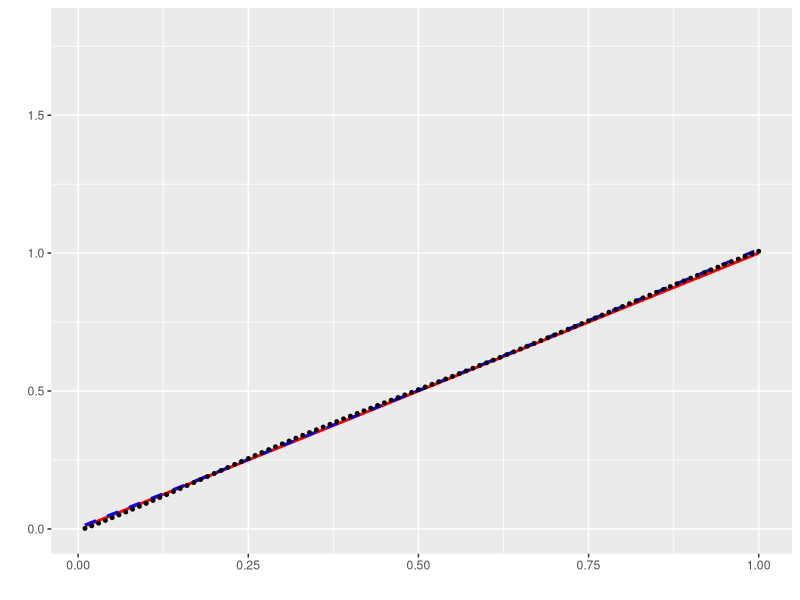
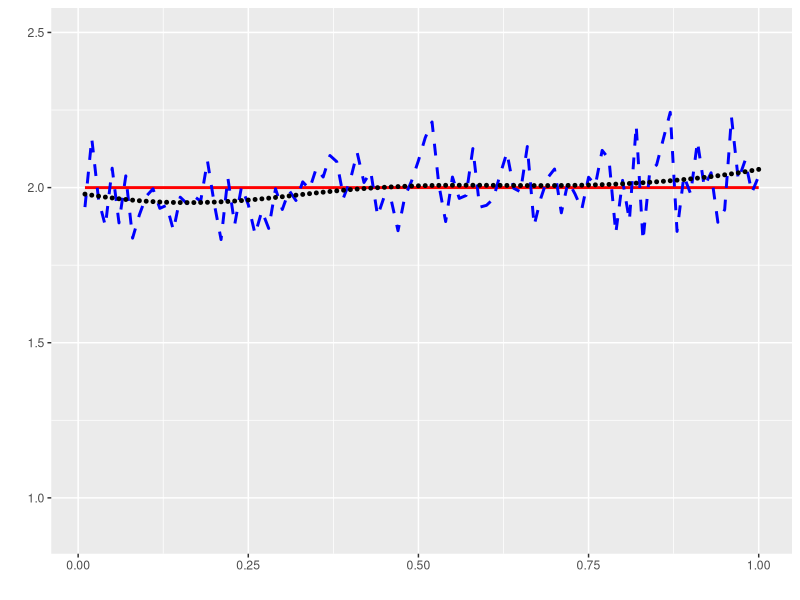

These charts were generated, in order, by the following R code:
library("ggplot2")
library("expm")
library("stats")
n=1000;#sample size
m=100;#sampling rate
d=2;#dimension
swit=0;#1 for switch and 0 for non-switch
#######generate G
#decimal to binary
tentotwo=function(x){
  if(x==0){
    return(0);
  }
  else{
    y=c();
    while(x!=1){
      y=c(y,x%%2);
      x=floor(x/2);
    }
    return(c(1,rev(y)));
  }
}
#G means the group and g means a matrix
G=array(0,c((2**d)*(factorial(d)),d,d));
G1=array(0,c(2**d,d,d));
G2=array(0,c(factorial(d),d,d));
#G1
for(i in 1:(2**d)){
  temp=tentotwo((2**d)-i);
  G1[i,,]=diag(c(array(0,d-length(temp)),temp)*2-1);
}
#G2
l=1;k=1;
temp=array(0,d);
while(k>0){
  flag=array(0,d+1);
  for(i in 1:(k-1)){
    flag[temp[i]]=1;
  }
  possi=d+1;
  for(i in 1:(d+1)){
    if((flag[i]==0)&(i>temp[k])){
      possi=i;
      break;
    }
  }
  if(possi<(d+1)){
    temp[k]=possi;
    if(k<d){
      k=k+1;
      next;
    }
    if(k==d){
      for(j in 1:d){
        G2[l,j,temp[j]]=1
      }
      l=l+1;
      temp[k]=0;
      k=k-1;
      next;
    }
  }else{
    temp[k]=0;
    k=k-1;
    next;
  }
}
#G
for(i in 1:(2**d)){
  for(j in 1:factorial(d)){
    G[(i-1)*factorial(d)+j,,]=G1[i,,]%*%G2[j,,];
  }
}

#find g such that d(A,Bg) reaches the minimum 
nearest=function(A,B,G,d){
  distance=100*d;
  bestg=0;
  I=diag(array(1,d));
  for(i in 1:((2**d)*(factorial(d)))){
    D=solve(A)%*%B%*%G[i,,];
    if((det(D)>0)&(norm((D-I),type='F')<0.9)){
      newdistance=norm(logm(D),type='F');
      if(distance>newdistance){
        bestg=i;
        distance=newdistance;
      }
    }
  }
  return(list(bestg=bestg,distance=distance));
}

#eigenvalue (lambda) for switch case
lambswitch=function(j,k){
  t=j/m;
  if(k==1){
    if((0<=t)&&(t<0.25)){
      return(1);
    }
    if((0.25<=t)&&(t<0.5)){
      return(2);
    }
    if((0.5<=t)&&(t<0.75)){
      return(1);
    }
    if((0.75<=t)&&(t<=1)){
      return(2);
    }
  }
  if(k==2){
    if((0<=t)&&(t<0.25)){
      return(2);
    }
    if((0.25<=t)&&(t<0.5)){
      return(1);
    }
    if((0.5<=t)&&(t<0.75)){
      return(2);
    }
    if((0.75<=t)&&(t<=1)){
      return(1);
    }
  }
  return(1);
}
#eigenvalue (lambda) for non-switch case
lambnonswitch=function(j,k){
  t=j/m;
  if(k==1){
    return(2);
  }
  if(k==2){
    return(1);
  }
}
#eigenvalue (lambda)
lamb=function(j,k,swit){
  #swit: 1 for switch and 0 for non-switch
  if(swit==1){
    return(lambswitch(j,k));
  }
  if(swit==0){
    return(lambnonswitch(j,k));
  }
}
    

#generate data
Y=array(0,c(n,m,d));#data
psi=array(0,c(n,m,d));#score
e=array(0,c(m,d,d));#eigen-frame
Var=array(0,c(m,d,d));#variance matrix
for(i in 1:n){
  for(j in 1:m){
    for(k in 1:d){
      psi[i,j,k]=rnorm(1,0,sqrt(lamb(j,k,swit)));
    }
  }
}
for(j in 1:m){
  t=j/m;
  #P(t_{j})=(e[j,,])^{t}
  e[j,1,1]=cos(t);
  e[j,1,2]=sin(t);
  e[j,2,1]=-sin(t);
  e[j,2,2]=cos(t);
}
for(i in 1:n){
  for(j in 1:m){
    for(k in 1:d){
      Y[i,j,]=Y[i,j,]+psi[i,j,k]*e[j,k,];
    }
  }
}
for(j in 1:m){
  Var[j,,]=var(Y[,j,]);
}

####################################method 1: one-step unrolling method
P=array(0,c(m,d,d));
hatD=array(0,c(m,d,d));
for(j in 1:m){
  P[j,,]=eigen(Var[j,,])$vectors;
  hatD[j,,]=diag(eigen(Var[j,,])$values);
}
#modify P such that PG is the new representative
PG=array(0,c(m,d,d));
DG=array(0,c(m,d,d));
I=diag(array(1,d));
PG[1,,]=P[1,,]%*%G[nearest(I,P[1,,],G,d)$bestg,,];
for(j in 2:m){
  bestg=nearest(PG[j-1,,],P[j,,],G,d)$bestg;
  if(bestg==0){
    print(j);break;
  }
  PG[j,,]=P[j,,]%*%G[bestg,,];
}
#DG is the estimate for eigenvalues
for(j in 1:m){
  DG[j,,]=t(PG[j,,])%*%Var[j,,]%*%PG[j,,];
}
#since S1 is flat, no parallel transport is needed 
#Euclidean smoothing spline can be directly applied
#calculate lambda by K-fold cross validation with K=5
foldnum=5;
validationindex=array(0,c(foldnum,m/foldnum));
estimaindex=array(0,c(foldnum,(m-m/foldnum)));
#the index of the validation group is random
permu=sort(runif(m,0,1),index.return=TRUE)$ix;
for(fold in 1:foldnum){
  validationindex[fold,]=sort(permu[(fold-1)*m/foldnum+c(1:(m/foldnum))]);
}
for(fold in 1:foldnum){
  estimaindex[fold,]=c(1:m)[-validationindex[fold,]];
}
lambdaselection=function(t,Y){
  lambdanumber=20;
  lambdalist=exp(c(1:lambdanumber))*(10**(-8));
  MSElambda=array(0,lambdanumber);
  for(lambdait in 1:lambdanumber){
    lambda=lambdalist[lambdait];
    for(fold in 1:foldnum){
      estimate=predict(smooth.spline(t[estimaindex[fold,]],Y[estimaindex[fold,]],lambda=lambda),t[validationindex[fold,]])
      MSElambda[lambdait]=MSElambda[lambdait]+sum((estimate$y-Y[validationindex[fold,]])**2);
    }
  }
  return(lambdalist[which.min(MSElambda)]);
}

roughhattheta1=array(0,m);
hattheta1=array(0,m);
for(j in 1:m){
  roughhattheta1[j]=acos(PG[j,1,1]);
}
#add K-fold
lambda=lambdaselection((c(1:m)/m),roughhattheta1);
cat(lambda,"\n")
hattheta1=smooth.spline((c(1:m)/m),roughhattheta1,lambda=lambda)$y;



###############################method 2: smoothing time-varying covariance method
#under HS norm, it is equivalent to smooth each coordinate separately
smoothVar=array(0,c(m,d,d));
smoothVar[,1,1]=smooth.spline((c(1:m)/m),Var[,1,1],cv=1)$y;
smoothVar[,1,2]=smooth.spline((c(1:m)/m),Var[,1,2],cv=1)$y;
smoothVar[,2,1]=smooth.spline((c(1:m)/m),Var[,2,1],cv=1)$y;
smoothVar[,2,2]=smooth.spline((c(1:m)/m),Var[,2,2],cv=1)$y;
hattheta2=array(0,m);
hatD2_1=array(0,m);
hatD2_2=array(0,m);
for(j in 1:m){
  temp=eigen(smoothVar[j,,]);
  hattheta2[j]=acos(abs((temp$vectors)[1,1]));
  hatD2_1[j]=temp$values[1];
  hatD2_2[j]=temp$values[2];
}



#plot hattheta1 and roughhattheta2
anchort=c(1:m)/m;
plotdata=data.frame(anchort,hattheta1,hattheta2);
ggplot(plotdata)+geom_path(aes(x=anchort,y=anchort),color="red",size=1)+
  geom_path(aes(x=anchort,y=hattheta1),color="blue",linetype="dashed",size=1)+
  geom_point(aes(x=anchort,y=hattheta2),color="black",size=1)+
  xlab(label="")+ylab(label="")+ylim(0,1.8);

#plot DG and hatD2
if(swit==1){
  anchort=c(1:m)/m;
  true=array(0,m);
  for(j in 1:m){
    true[j]=lamb(j,1,swit);
  }
  e1=DG[,1,1];
  e2=hatD2_1;
  plotdata=data.frame(anchort,e1,e2);
  ggplot(plotdata)+geom_path(aes(x=anchort,y=true),color="red",size=1)+
    geom_path(aes(x=anchort,y=e1),color="blue",linetype="dashed",size=1)+
    geom_point(aes(x=anchort,y=e2),color="black",size=1)+
    xlab(label="")+ylab(label="")+ylim(0.9,2.5);
}
if(swit==0){
  anchort=c(1:m)/m;
  true=array(0,m);
  for(j in 1:m){
    true[j]=lamb(j,1,swit);
  }
  e1=DG[,1,1];
  e2=hatD2_1;
  plotdata=data.frame(anchort,e1,e2);
  ggplot(plotdata)+geom_path(aes(x=anchort,y=true),color="red",size=1)+
    geom_path(aes(x=anchort,y=e1),color="blue",linetype="dashed",size=1)+
    geom_point(aes(x=anchort,y=e2),color="black",size=1)+
    xlab(label="")+ylab(label="")+ylim(0.9,2.5);
}
